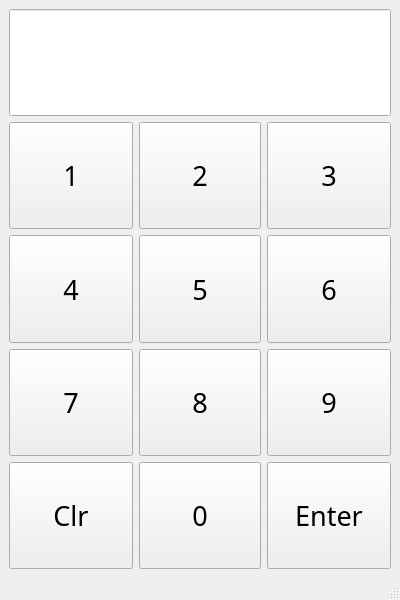
<?xml version="1.0" encoding="UTF-8"?>
<ui version="4.0">
 <class>AuthWindow</class>
 <widget class="QMainWindow" name="AuthWindow">
  <property name="geometry">
   <rect>
    <x>0</x>
    <y>0</y>
    <width>400</width>
    <height>600</height>
   </rect>
  </property>
  <property name="sizePolicy">
   <sizepolicy hsizetype="Fixed" vsizetype="Fixed">
    <horstretch>0</horstretch>
    <verstretch>0</verstretch>
   </sizepolicy>
  </property>
  <property name="minimumSize">
   <size>
    <width>400</width>
    <height>600</height>
   </size>
  </property>
  <property name="maximumSize">
   <size>
    <width>400</width>
    <height>600</height>
   </size>
  </property>
  <property name="windowTitle">
   <string>Авторизация</string>
  </property>
  <widget class="QWidget" name="centralwidget">
   <layout class="QVBoxLayout" name="verticalLayout_2">
    <item>
     <layout class="QGridLayout" name="gridLayout_2">
      <item row="1" column="2">
       <widget class="QPushButton" name="PinBtn3">
        <property name="sizePolicy">
         <sizepolicy hsizetype="Preferred" vsizetype="Preferred">
          <horstretch>0</horstretch>
          <verstretch>0</verstretch>
         </sizepolicy>
        </property>
        <property name="font">
         <font>
          <family>Bahnschrift</family>
          <pointsize>20</pointsize>
         </font>
        </property>
        <property name="text">
         <string>3</string>
        </property>
       </widget>
      </item>
      <item row="2" column="0">
       <widget class="QPushButton" name="PinBtn4">
        <property name="sizePolicy">
         <sizepolicy hsizetype="Preferred" vsizetype="Preferred">
          <horstretch>0</horstretch>
          <verstretch>0</verstretch>
         </sizepolicy>
        </property>
        <property name="font">
         <font>
          <family>Bahnschrift</family>
          <pointsize>20</pointsize>
         </font>
        </property>
        <property name="text">
         <string>4</string>
        </property>
       </widget>
      </item>
      <item row="3" column="0">
       <widget class="QPushButton" name="PinBtn7">
        <property name="sizePolicy">
         <sizepolicy hsizetype="Preferred" vsizetype="Preferred">
          <horstretch>0</horstretch>
          <verstretch>0</verstretch>
         </sizepolicy>
        </property>
        <property name="font">
         <font>
          <family>Bahnschrift</family>
          <pointsize>20</pointsize>
         </font>
        </property>
        <property name="text">
         <string>7</string>
        </property>
       </widget>
      </item>
      <item row="4" column="2">
       <widget class="QPushButton" name="EnterBtn">
        <property name="sizePolicy">
         <sizepolicy hsizetype="Preferred" vsizetype="Preferred">
          <horstretch>0</horstretch>
          <verstretch>0</verstretch>
         </sizepolicy>
        </property>
        <property name="font">
         <font>
          <family>Bahnschrift</family>
          <pointsize>20</pointsize>
         </font>
        </property>
        <property name="text">
         <string>Enter</string>
        </property>
       </widget>
      </item>
      <item row="4" column="1">
       <widget class="QPushButton" name="PinBtn0">
        <property name="sizePolicy">
         <sizepolicy hsizetype="Preferred" vsizetype="Preferred">
          <horstretch>0</horstretch>
          <verstretch>0</verstretch>
         </sizepolicy>
        </property>
        <property name="font">
         <font>
          <family>Bahnschrift</family>
          <pointsize>20</pointsize>
         </font>
        </property>
        <property name="text">
         <string>0</string>
        </property>
       </widget>
      </item>
      <item row="0" column="0" colspan="3">
       <widget class="QLineEdit" name="PinEdit">
        <property name="sizePolicy">
         <sizepolicy hsizetype="Preferred" vsizetype="Preferred">
          <horstretch>0</horstretch>
          <verstretch>0</verstretch>
         </sizepolicy>
        </property>
        <property name="font">
         <font>
          <family>Bahnschrift</family>
          <pointsize>36</pointsize>
         </font>
        </property>
        <property name="maxLength">
         <number>12</number>
        </property>
        <property name="echoMode">
         <enum>QLineEdit::Password</enum>
        </property>
        <property name="alignment">
         <set>Qt::AlignCenter</set>
        </property>
       </widget>
      </item>
      <item row="3" column="1">
       <widget class="QPushButton" name="PinBtn8">
        <property name="sizePolicy">
         <sizepolicy hsizetype="Preferred" vsizetype="Preferred">
          <horstretch>0</horstretch>
          <verstretch>0</verstretch>
         </sizepolicy>
        </property>
        <property name="font">
         <font>
          <family>Bahnschrift</family>
          <pointsize>20</pointsize>
         </font>
        </property>
        <property name="text">
         <string>8</string>
        </property>
       </widget>
      </item>
      <item row="2" column="2">
       <widget class="QPushButton" name="PinBtn6">
        <property name="enabled">
         <bool>true</bool>
        </property>
        <property name="sizePolicy">
         <sizepolicy hsizetype="Preferred" vsizetype="Preferred">
          <horstretch>0</horstretch>
          <verstretch>0</verstretch>
         </sizepolicy>
        </property>
        <property name="font">
         <font>
          <family>Bahnschrift</family>
          <pointsize>20</pointsize>
         </font>
        </property>
        <property name="text">
         <string>6</string>
        </property>
       </widget>
      </item>
      <item row="4" column="0">
       <widget class="QPushButton" name="ClrBtn">
        <property name="sizePolicy">
         <sizepolicy hsizetype="Preferred" vsizetype="Preferred">
          <horstretch>0</horstretch>
          <verstretch>0</verstretch>
         </sizepolicy>
        </property>
        <property name="font">
         <font>
          <family>Bahnschrift</family>
          <pointsize>20</pointsize>
         </font>
        </property>
        <property name="text">
         <string>Clr</string>
        </property>
       </widget>
      </item>
      <item row="2" column="1">
       <widget class="QPushButton" name="PinBtn5">
        <property name="sizePolicy">
         <sizepolicy hsizetype="Preferred" vsizetype="Preferred">
          <horstretch>0</horstretch>
          <verstretch>0</verstretch>
         </sizepolicy>
        </property>
        <property name="font">
         <font>
          <family>Bahnschrift</family>
          <pointsize>20</pointsize>
         </font>
        </property>
        <property name="text">
         <string>5</string>
        </property>
       </widget>
      </item>
      <item row="1" column="1">
       <widget class="QPushButton" name="PinBtn2">
        <property name="sizePolicy">
         <sizepolicy hsizetype="Preferred" vsizetype="Preferred">
          <horstretch>0</horstretch>
          <verstretch>0</verstretch>
         </sizepolicy>
        </property>
        <property name="font">
         <font>
          <family>Bahnschrift</family>
          <pointsize>20</pointsize>
         </font>
        </property>
        <property name="text">
         <string>2</string>
        </property>
       </widget>
      </item>
      <item row="3" column="2">
       <widget class="QPushButton" name="PinBtn9">
        <property name="sizePolicy">
         <sizepolicy hsizetype="Preferred" vsizetype="Preferred">
          <horstretch>0</horstretch>
          <verstretch>0</verstretch>
         </sizepolicy>
        </property>
        <property name="font">
         <font>
          <family>Bahnschrift</family>
          <pointsize>20</pointsize>
         </font>
        </property>
        <property name="text">
         <string>9</string>
        </property>
       </widget>
      </item>
      <item row="1" column="0">
       <widget class="QPushButton" name="PinBtn1">
        <property name="sizePolicy">
         <sizepolicy hsizetype="Preferred" vsizetype="Preferred">
          <horstretch>0</horstretch>
          <verstretch>0</verstretch>
         </sizepolicy>
        </property>
        <property name="font">
         <font>
          <family>Bahnschrift</family>
          <pointsize>20</pointsize>
         </font>
        </property>
        <property name="text">
         <string>1</string>
        </property>
       </widget>
      </item>
     </layout>
    </item>
   </layout>
  </widget>
  <widget class="QMenuBar" name="menubar">
   <property name="geometry">
    <rect>
     <x>0</x>
     <y>0</y>
     <width>400</width>
     <height>21</height>
    </rect>
   </property>
  </widget>
  <widget class="QStatusBar" name="statusbar"/>
 </widget>
 <resources/>
 <connections/>
</ui>
